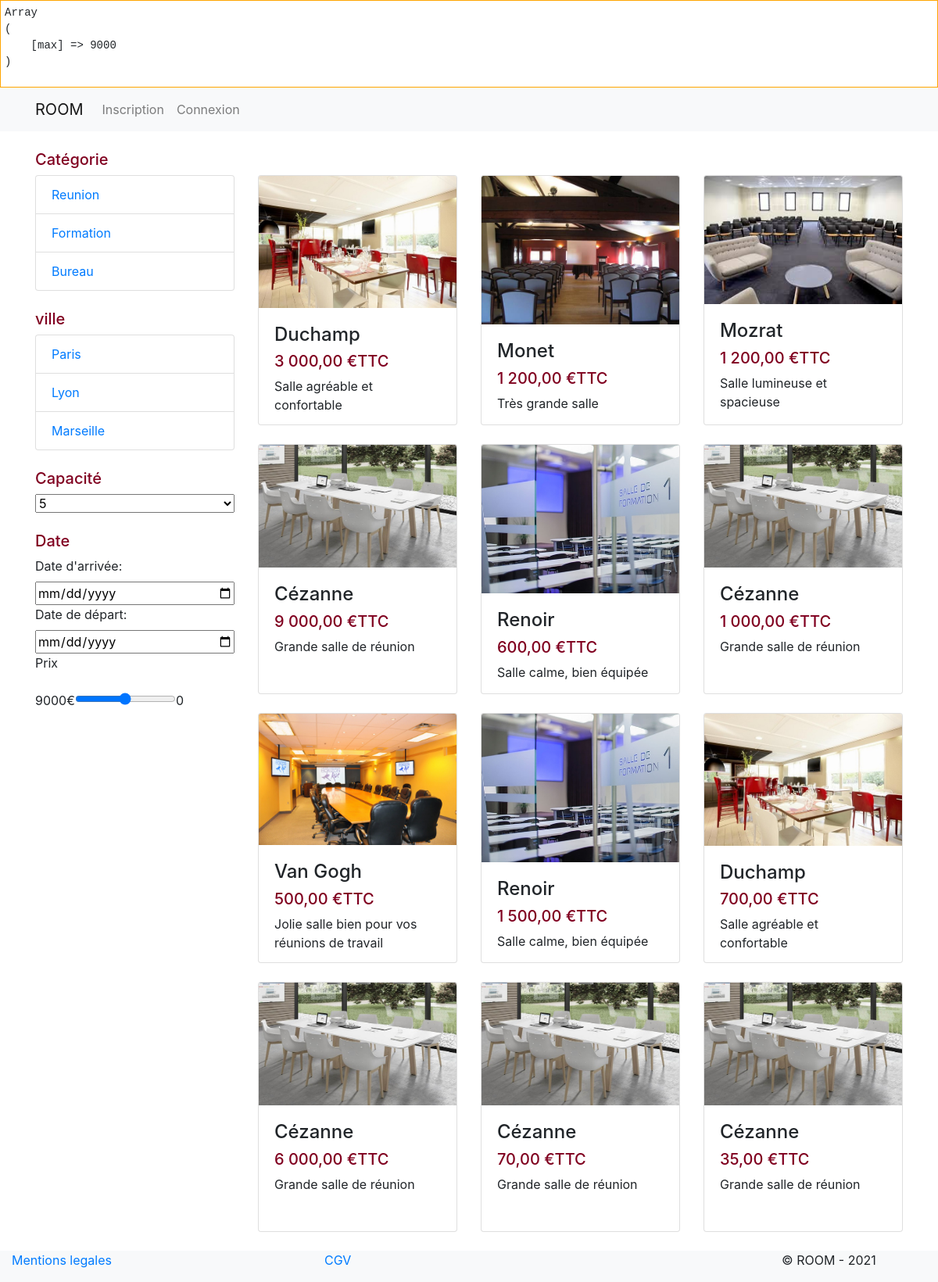
The page / on the database its author committed.
### tables this page shows
CREATE TABLE `produit` (
  `id_produit` int(3) NOT NULL,
  `id_salle` int(3) NOT NULL,
  `date_arrive` date NOT NULL,
  `date_depart` date NOT NULL,
  `prix` int(3) NOT NULL,
  `etat` enum('libre','reservation') NOT NULL
);

CREATE TABLE `salle` (
  `id_salle` int(3) NOT NULL,
  `titre` varchar(20) NOT NULL,
  `description` text NOT NULL,
  `photo` varchar(200) NOT NULL,
  `pays` varchar(20) NOT NULL,
  `ville` varchar(50) NOT NULL,
  `adresse` varchar(50) NOT NULL,
  `cp` int(5) NOT NULL,
  `capacite` int(3) NOT NULL,
  `categorie` enum('reunion','bureau','formation') NOT NULL
);

### index.php (the view, shortened to what this page needs)
<?php
        $contenu_categories = '';
        $contenu_produits = '';
        $contenu_villes = '';
        $contenu_capacites = '';
        $contenu_prix = '';
        $contenu_date_arrive = '';
        $contenu_date_depart = '';
    $resultat= executeRequete("SELECT DISTINCT categorie FROM salle ");
    $contenu_categories .= '<div class= "list-group mb-4">';
    $categories = $resultat->fetchAll(PDO::FETCH_ASSOC);
        foreach ($categories as $categorie){
                     $contenu_categories.= '<a href="?categorie='. $categorie['categorie'] .'"class="list-group-item">' . ucfirst($categorie['categorie']).'</a>';
                     }
                        $contenu_categories.= '</div>';
                 $resultat= executeRequete("SELECT DISTINCT ville FROM salle ");
                            $contenu_villes .= '<div class= "list-group mb-4">';
                $villes = $resultat->fetchAll(PDO::FETCH_ASSOC);
                    foreach ($villes as $ville){
                       $contenu_villes .= '<a href="?ville='. $ville['ville'] .'"class="list-group-item">' . ucfirst($ville['ville']).'</a>';
                        }
                      $contenu_villes.= '</div>';
            $resultat= executeRequete("SELECT DISTINCT capacite FROM salle ");
                $contenu_capacites .= '<div class= "list-group mb-4">';
                    $capacites = $resultat->fetchAll(PDO::FETCH_ASSOC);
                      $contenu_capacites .= '<select "class="list-group-item">';
                         foreach ($capacites as $capacite){
                               $contenu_capacites .= '<option>'.($capacite['capacite']) .'</option>';
                        }
                        $contenu_capacites .= '</select>';
                         $contenu_capacites.= '</div>';
            $resultat= executeRequete("SELECT max(prix) AS max FROM produit ");
                $contenu_prix .= '<div class="slidecontainer">';
                    $prixs = $resultat->fetch(PDO::FETCH_ASSOC);
                    debug($prixs);
                               $contenu_prix .= '<lable class="form-label" name="prix">' .$prixs['max'] . '€' .'</lable>';
                               $contenu_prix .= '<input type="range" id="rangeInput" class="form-range" min="0" max="'.$prixs['max'].'" step="50" id="customRange3" name="prix" oninput="amount.value=rangeInput.value">';
                               $contenu_prix .= '<output id="amount" name="amount" for="rangeInput">0</output>';
                $contenu_prix.= '</div>';
 $contenu_date_arrive .= '<div class= "list-group mb-4">';
             $contenu_date_arrive.= '<label for="date_arrive">Date d\'arrivée: </label>';
             $contenu_date_arrive .= '<input type="date" id="date_arrive" name="date_arrive>';
           $contenu_date_arrive.= '</div>';
 $resultat= executeRequete("SELECT DISTINCT date_depart FROM produit ");
 $contenu_date_depart.= '<div class= "list-group mb-4">';
             $contenu_date_depart.= '<label for="date_arrive">Date de départ: </label>';
             $contenu_date_depart.= '<input type="date" id="date_depart" name="date_depart>';
              $contenu_date_depart.= '</div>';
  if(isset($_GET['categorie']) && $_GET['categorie'] != 'all'){
    $resultat= executeRequete("SELECT produit.* , salle.* FROM produit INNER JOIN salle ON produit.id_salle=salle.id_salle WHERE categorie = :categorie", array(':categorie' => $_GET['categorie']));
    } elseif(isset($_GET['ville']) && $_GET['ville'] != 'all'){
    $resultat= executeRequete("SELECT produit.* , salle.* FROM produit INNER JOIN salle ON produit.id_salle=salle.id_salle WHERE ville = :ville", array(':ville' => $_GET['ville']));
    }  elseif(isset($_POST['capacite']) && $_POST['capacite'] !== 'all'){
    $resultat= executeRequete("SELECT produit.* , salle.* FROM produit INNER JOIN salle ON produit.id_salle=salle.id_salle WHERE capacite = :capacite", array(':capacite' => $_POST['capacite']));
    }
    else{
    $resultat = executeRequete("SELECT * FROM produit INNER JOIN salle ON produit.id_salle = salle.id_salle WHERE etat = 'libre' AND date_arrive > now()");
    }
     while($produit= $resultat->fetch(PDO::FETCH_ASSOC)){
     $contenu_produits .= '<div class="col-sm-4 mb-4">';
     $contenu_produits .= '<div style="height: 20rem" class="card">';
         $contenu_produits .= '<a href="fiche_produit.php?id_produit='. $produit['id_produit'] .'">
                                 <img class="card-img-top" src="'. $produit['photo'] .'" alt="'. $produit['titre'] .'">
                               </a>';
         $contenu_produits .= '<div class="card-body">';
             $contenu_produits .= '<h4>'. ucfirst($produit['titre']) .'</h4>';
             $contenu_produits .= '<h5>'. number_format($produit['prix'], 2, ",", " ") .' €TTC</h5>';
             $contenu_produits .= '<p>'. $produit['description'] .'</p>';
         $contenu_produits .= '</div>';
     $contenu_produits .= '</div>';
 $contenu_produits .= '</div>';
}
require_once 'inc/header.php';
?>
<h5 class="mt-4">Catégorie</h5>
<div class="row">
    <div class="col-md-3">
        <?php echo  $contenu_categories; ?>
        <div><h5 class="mt-4">ville</h5></div>
        <?php echo  $contenu_villes; ?>
        <div><h5 class="mt-4">Capacité</h5></div>
        <?php echo  $contenu_capacites; ?>
        <div><h5 class="mt-4">Date</h5></div>
              <?php echo $contenu_date_arrive ?>
              <?php echo $contenu_date_depart ?>
        <div><h5 class="mt-4">Prix</h5></div>
        <?php echo  $contenu_prix; ?>
    </div>
    <div class="col-md-9">
        <div class="row">
            <?php echo $contenu_produits; ?>
        </div>
    </div>
</div>
<?php
require_once 'inc/footer.php';
?>

### inc/functions.php (shortened to what this page needs)
<?php
function debug($variable) {
    echo '<div style="border: 1px solid orange; padding: 5px;">';
        echo '<pre>';
            print_r($variable);
        echo '</pre>';
    echo '</div>';
}
function estConnecte() {
    if (isset($_SESSION['membre'])) {
        return true;
    } else {
        return false;
    }
}
function executeRequete($requete, $marqueurs = array()) {
global $pdo;
$resultat = $pdo->prepare($requete);
$succes = $resultat->execute($marqueurs);
if ($succes) {
    return $resultat;
} else {
    die('Une erreur est survenue...');
}
}

### inc/header.php (shortened to what this page needs)
<!doctype html>
<html lang="fr">
  <head>
    <link rel="stylesheet" href="https://cdn.jsdelivr.net/npm/bootstrap@4.6.0/dist/css/bootstrap.min.css">
       <link rel="stylesheet" href="<?php echo RACINE_SITE .'font/fontawesome-free-5.15.2-web/css/all.min.css';?>">
  </head>
  <body>
  <nav class="navbar navbar-expand-lg navbar-light bg-light">
  <div class="container">
  <a class="navbar-brand" href="<?php echo RACINE_SITE .'index.php';?>">ROOM</a>
  <div class="collapse navbar-collapse" id="navbarNavAltMarkup">
    <ul class="navbar-nav">
    <?php
       if(estConnecte()){
        echo'<li><a href="'.RACINE_SITE.'profil.php" class="nav-link">Profil</A></li>';
        echo'<li><a href="'.RACINE_SITE.'connexion.php?action=deconnexion" class="nav-link">Deconnexion</A></li>';
        echo'<li><a href="'.RACINE_SITE.'avis.php" class="nav-link">Avis</a></li>';
       }else{
        echo'<li><a href="'.RACINE_SITE.'inscription.php" class="nav-link">Inscription</a></li>';
        echo'<li><a href="'.RACINE_SITE.'connexion.php" class="nav-link">Connexion</a></li>';
       }
      ?>
    </ul>
  </div>
  </div>
</nav>
    <main class="container" style="min-height: 80vh">

### inc/footer.php (shortened to what this page needs)
</main>
<footer>
    <div class="container-fluid bg-light">
    <div class="row">
            <div class="col-md-4">
                 <section><a href="<?php echo RACINE_SITE .'mentions_legales.php';?>">Mentions legales</a></section>
            </div>
            <div class="col-md-6">
                 <section><a href="<?php echo RACINE_SITE .'cgv.php';?>">CGV</a></section>
            </div>
        <div class="row">
            <div class="col-12">
                <p>&copy; ROOM - <?php echo date('Y');     ?></p>
            </div>
        </div>
    </div>
</footer>
  </body>
</html>

### index.php (style rules this page uses)
h5 { color: #800020; }

### rows shown on the page
produit: id_salle.photo (picture), id_salle.titre "Duchamp", prix "3 000,00", id_salle.description "Salle agréable et confortable"
produit: id_salle.photo (picture), id_salle.titre "Monet", prix "1 200,00", id_salle.description "Très grande salle"
produit: id_salle.photo (picture), id_salle.titre "Mozrat", prix "1 200,00", id_salle.description "Salle lumineuse et spacieuse"
produit: id_salle.photo (picture), id_salle.titre "Cézanne", prix "9 000,00", id_salle.description "Grande salle de réunion"
produit: id_salle.photo (picture), id_salle.titre "Renoir", prix "600,00", id_salle.description "Salle calme, bien équipée"
produit: id_salle.photo (picture), id_salle.titre "Cézanne", prix "1 000,00", id_salle.description "Grande salle de réunion"
produit: id_salle.photo (picture), id_salle.titre "Van Gogh", prix "500,00", id_salle.description "Jolie salle bien pour vos réunions de travail"
produit: id_salle.photo (picture), id_salle.titre "Renoir", prix "1 500,00", id_salle.description "Salle calme, bien équipée"
produit: id_salle.photo (picture), id_salle.titre "Duchamp", prix "700,00", id_salle.description "Salle agréable et confortable"
produit: id_salle.photo (picture), id_salle.titre "Cézanne", prix "6 000,00", id_salle.description "Grande salle de réunion"
produit: id_salle.photo (picture), id_salle.titre "Cézanne", prix "70,00", id_salle.description "Grande salle de réunion"
produit: id_salle.photo (picture), id_salle.titre "Cézanne", prix "35,00", id_salle.description "Grande salle de réunion"

### other values the page prints
$categorie['categorie'] "Reunion"
$categorie['categorie'] "Formation"
$categorie['categorie'] "Bureau"
$ville['ville'] "Paris"
$ville['ville'] "Lyon"
$ville['ville'] "Marseille"
$prixs['max'] "9000"
form field value "5"
